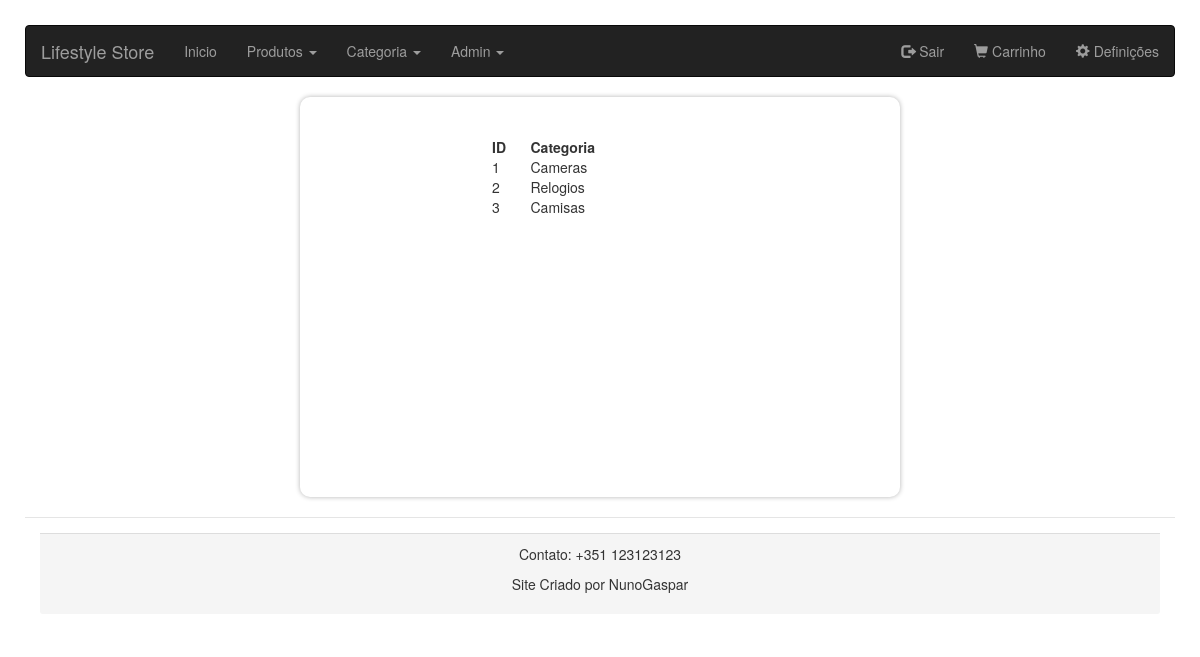
The app's page /categoriaall.php (signed in) with its own data.
### tables this page shows
CREATE TABLE `categoria` (
  `id` int(11) NOT NULL,
  `categoria` varchar(255) NOT NULL
);

### categoriaall.php (the view, shortened to what this page needs)
<?php
    if(isset($_SESSION["user"]) && is_array($_SESSION["user"])){
        $nivelsession = $_SESSION["user"][4];
    }else{
        echo "<script>window.location = 'login.php'</script>";
    }
?>
<!DOCTYPE html>
<html>
    <head>
        <link rel="stylesheet" href="https://maxcdn.bootstrapcdn.com/bootstrap/3.4.1/css/bootstrap.min.css">
    </head>
<body>
<?php
    	require 'dashboardnav.php';
    ?>
        <?php if($nivelsession ==1): ?>
            <center>
                <div class="container">
                    <table width="40%" class="login-email">
                        <tbody>
                            <?php
                                $query = "SELECT * FROM categoria ";
                                $result = mysqli_query($conn, $query);
                                if(mysqli_num_rows($result) > 0){
                            ?>
                                    <tr style="font-weight: bold">
                                        <td>ID</td>
                                        <td>Categoria</td>
                                    </tr>
                                    <?php
                                        foreach ($result as $linha) {
                                    ?>
                                    <tr>
                                        <td><?=$linha["id"]; ?></td>
                                        <td><?=$linha["categoria"]; ?></td>
                                    </tr>
                            <?php
                                        }
                                }else{
                            ?>
                                    <tr>
                                        <td colspan="6">Sem Categorias registradas</td>
                                    </tr>
                            <?php
                                }
                            ?>
                        </tbody>
                    </table>
                </div>
            </center>
        <?php endif; ?>
    <br>
    <?php
    	require 'footer.php';
    ?>
</body>
</html>

### categoriaall.php (style rules this page uses)
body { padding-top:0px; padding-bottom:50px; margin-bottom: 20px; text-align:center; border: 0px solid black; padding: 25px; background: url('img/dashboard.jpg') center center no-repeat fixed; background-repeat: no-repeat; background-size: 100% 100%; }
.container { width: 600px; min-height: 400px; background: #FFF; border-radius: 10px; box-shadow: 0 0 5px rgba(0,0,0,.3); padding: 40px 30px; }

### records on screen
categoria: id "1", categoria "Cameras"
categoria: id "2", categoria "Relogios"
categoria: id "3", categoria "Camisas"
